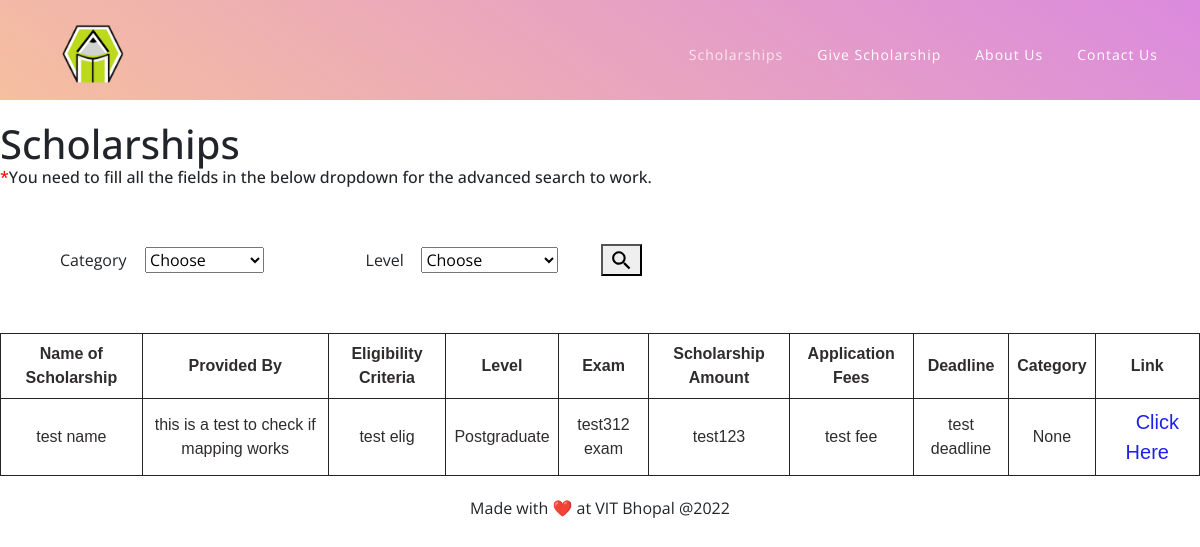
The app's page /filter/, older data.
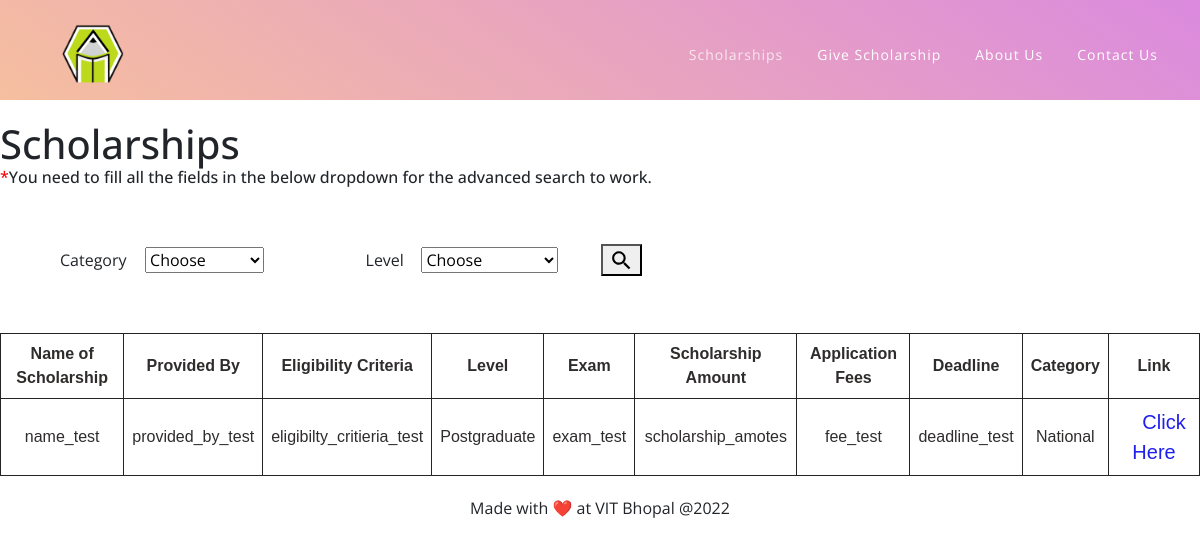
The same page, newer data.
### app/models.py (models this page shows, shortened)
class App(models.Model):
    level = [("Undergraduate","UNDERGRADUATE"),
            ("Postgraduate", "POSTGRADUATE"),
            ("Phd", "PhD")]
    categories = [("None", "NONE"),
                 ("National","NATIONAL"),
                 ("International", "INTERNATIONAL")]
    name = models.CharField(max_length=64, help_text = "Enter Name of Scholarship")
    providedby = models.CharField(max_length=64, verbose_name = "Provided By", help_text="Enter name of sponsor or organization")
    eligibilitycriteria = models.CharField(max_length=512, verbose_name = "Eligibility Criteria", help_text="Enter Eligibility Criteria")
    exam = models.CharField(max_length=64, help_text="Enter if any exam is required")
    scholarshipamount = models.CharField(max_length = 18, verbose_name = "Scholarship Amount")
    applicationfees = models.CharField(max_length = 18, verbose_name = "Application Fees")
    deadline = models.CharField(max_length=32)
    link = models.CharField(max_length=128, help_text="Enter 404 if not available")
    category = models.CharField(choices=categories, blank=True, verbose_name = "Category", max_length=200, null=True)
    levels = models.CharField(choices=level, blank=True, verbose_name = "Levels", max_length=200, null=True)

### app/views.py (the view)
# urls.py: path("filter/", views.category, name="filter"),
def category(request):
    search_post = request.GET.get('dropdown')
    search_level = request.GET.get('level')
    search_salary = request.GET.get('salary')
    if search_post:
        apps = App.objects.filter(Q(category=search_post) & Q(levels=search_level))
    else:
        apps = App.objects.all().order_by("-name")
    return render(request, "app/filter.html",{
        "apps":apps
    })

### app/templates/app/filter.html (shortened to what this page needs)
{% load static %}
<!DOCTYPE html>
<html lang = "en">
    <head>
        <link href="{% static 'app/vendor/bootstrap/css/bootstrap.min.css' %}" rel="stylesheet">
        <link rel="stylesheet" href="{% static 'app/assets/css/fontawesome.css' %}">
        <link rel="stylesheet" href="{% static 'app/assets/css/templatemo-eduwell-style.css' %}">
        <link rel="stylesheet" href="{% static 'app/assets/css/owl.css' %}">
        <link rel="stylesheet" href="{% static 'app/assets/css/lightbox.css' %}">
</head>
<body>
    <header class="header-area header-sticky">
        <div class="container">
            <div class="row">
                <div class="col-12">
                    <nav class="main-nav">
                        <a href="{% url 'landing' %}" class="logo">
                            <img src="{% static 'app/assets/images/templatemo-eduwell.png' %}" alt="EduWell Template" width="60" height="60">
                        </a>
                        <ul class="nav">
                            <li><a href="{% url 'index' %}" class="active">Scholarships</a></li>
                            <li><a href = "{% url 'contact'%}">Give Scholarship</a></li>
                            <li><a href="{% url 'about' %}">About Us</a></li>
                            <li><a href="{% url 'contact'%}">Contact Us</a></li>
                        </ul>
                    </nav>
                </div>
            </div>
        </div>
    </header>
<div style="margin-top: 120px;">
    <h1>Scholarships</h1>
    <h6><span style = "color: red;">*</span>You need to fill all the fields in the below dropdown for the advanced search to work.</h6>
    <form style="display: flex; align-items: center;" name = "search">
        <div style="display: flex; align-items: center; padding: 5%;">
            <label style="padding-right: 10%;"  for = "dropdown">Category</label>
            <select  name = "dropdown">
                <option>Choose</option>
            </select>
        </div>
        <div style="display: flex; align-items: center; padding: 5%;">
            <label style="padding-right: 10%;" for = "level">Level</label>
            <select name = "level">
                <option >Choose</option>
            </select>
        </div>
        <button><img src="{% static 'app/images/search-icon.svg' %}" height="25px" width="25px"></button>
    </form>
    <table>
        <tr>
            <th>Name of Scholarship</th>
            <th>Provided By</th>
            <th>Eligibility Criteria</th>
            <th>Level</th>
            <th>Exam</th>
            <th>Scholarship Amount</th>
            <th>Application Fees</th>
            <th>Deadline</th>
            <th>Category</th>
            <th>Link</th>
        </tr>
    {% for app in apps %}
        <tr style="background-color:#ffffffbb">
            <td>{{app.name}}</td>
            <td>{{app.providedby}}</td>
            <td>{{app.eligibilitycriteria}}</td>
            <td>{{app.levels}}</td>
            <td>{{app.exam}}</td>
            <td>{{app.scholarshipamount}}</td>
            <td>{{app.applicationfees}}</td>
            <td>{{app.deadline}}</td>
            <td>{{app.category}}</td>
            <td><a href = "{{app.link}}" style = "color: rgb(32, 32, 235)">Click Here</a></td>
        </tr>
        {% endfor %}
    </table>
    </div>
</body>
<footer style="    margin-top: 20px;
left: 0;
bottom: 0;
width: 100%;
text-align: center;">Made with ❤️ at VIT Bhopal @2022</footer>
</html>

Row changes from the older to the newer data that the page shows:
changed App "Postgraduate": name "test name" → "name_test"; providedby "this is a test to check if mapping works" → "provided_by_test"; eligibilitycriteria "test elig" → "eligibilty_critieria_test"; exam "test312 exam" → "exam_test"; scholarshipamount "test123" → "scholarship_amotes"; applicationfees "test fee" → "fee_test"; deadline "test deadline" → "deadline_test"; category "None" → "National"
